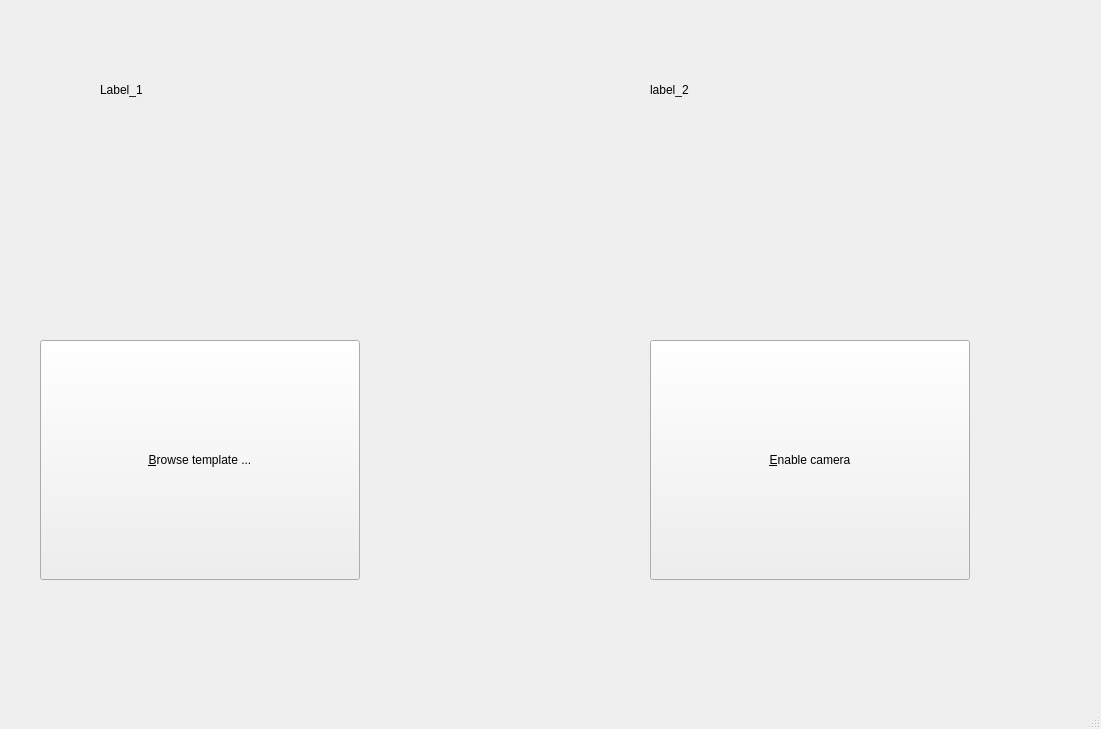
<?xml version="1.0" encoding="UTF-8"?>
<ui version="4.0">
 <class>MainWindow</class>
 <widget class="QMainWindow" name="MainWindow">
  <property name="geometry">
   <rect>
    <x>0</x>
    <y>0</y>
    <width>1101</width>
    <height>729</height>
   </rect>
  </property>
  <property name="windowTitle">
   <string>SIFT Demo</string>
  </property>
  <widget class="QWidget" name="centralwidget">
   <widget class="QPushButton" name="browse_button">
    <property name="geometry">
     <rect>
      <x>40</x>
      <y>340</y>
      <width>320</width>
      <height>240</height>
     </rect>
    </property>
    <property name="text">
     <string>&amp;Browse template ...</string>
    </property>
   </widget>
   <widget class="QPushButton" name="toggle_cam_button">
    <property name="geometry">
     <rect>
      <x>650</x>
      <y>340</y>
      <width>320</width>
      <height>240</height>
     </rect>
    </property>
    <property name="text">
     <string>&amp;Enable camera</string>
    </property>
   </widget>
   <widget class="QLabel" name="template_label">
    <property name="geometry">
     <rect>
      <x>100</x>
      <y>-30</y>
      <width>320</width>
      <height>240</height>
     </rect>
    </property>
    <property name="text">
     <string>Label_1</string>
    </property>
   </widget>
   <widget class="QLabel" name="live_image_label">
    <property name="geometry">
     <rect>
      <x>650</x>
      <y>-30</y>
      <width>320</width>
      <height>240</height>
     </rect>
    </property>
    <property name="text">
     <string>label_2</string>
    </property>
   </widget>
  </widget>
  <widget class="QMenuBar" name="menubar">
   <property name="geometry">
    <rect>
     <x>0</x>
     <y>0</y>
     <width>1101</width>
     <height>22</height>
    </rect>
   </property>
  </widget>
  <widget class="QStatusBar" name="statusbar"/>
 </widget>
 <resources/>
 <connections/>
</ui>
